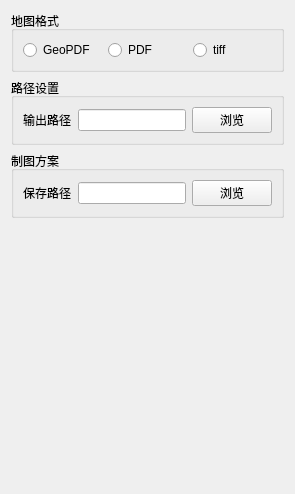
        <widget class="QWidget" name="tab_OutputPath">
         <attribute name="title">
          <string>输出</string>
         </attribute>
         <layout class="QGridLayout" name="gridLayout_28">
          <item row="0" column="0">
           <widget class="QGroupBox" name="groupBox_19">
            <property name="title">
             <string>地图格式</string>
            </property>
            <layout class="QGridLayout" name="gridLayout_39">
             <item row="0" column="0">
              <widget class="QRadioButton" name="radioButton_GeoPDF">
               <property name="text">
                <string>GeoPDF</string>
               </property>
              </widget>
             </item>
             <item row="0" column="1">
              <widget class="QRadioButton" name="radioButton_PDF">
               <property name="text">
                <string>PDF</string>
               </property>
              </widget>
             </item>
             <item row="0" column="2">
              <widget class="QRadioButton" name="radioButton_tiff">
               <property name="text">
                <string>tiff</string>
               </property>
              </widget>
             </item>
            </layout>
           </widget>
          </item>
          <item row="1" column="0">
           <widget class="QGroupBox" name="groupBox_18">
            <property name="title">
             <string>路径设置</string>
            </property>
            <layout class="QGridLayout" name="gridLayout_40">
             <item row="0" column="0">
              <widget class="QLabel" name="label_OutputDataPath">
               <property name="text">
                <string>输出路径</string>
               </property>
              </widget>
             </item>
             <item row="0" column="1">
              <widget class="QLineEdit" name="lineEdit_OutputDataPath"/>
             </item>
             <item row="0" column="2">
              <widget class="QPushButton" name="pushButton_Save">
               <property name="toolTip">
                <string>设置输出数据路径</string>
               </property>
               <property name="text">
                <string>浏览</string>
               </property>
              </widget>
             </item>
            </layout>
           </widget>
          </item>
          <item row="2" column="0">
           <widget class="QGroupBox" name="groupBox_21">
            <property name="title">
             <string>制图方案</string>
            </property>
            <layout class="QGridLayout" name="gridLayout_41">
             <item row="0" column="0">
              <widget class="QLabel" name="label_OutputMappingSchemaPath">
               <property name="text">
                <string>保存路径</string>
               </property>
              </widget>
             </item>
             <item row="0" column="1">
              <widget class="QLineEdit" name="lineEdit_OutputMappingSchemaPath"/>
             </item>
             <item row="0" column="2">
              <widget class="QPushButton" name="pushButton_SaveMappingSchema">
               <property name="toolTip">
                <string>设置输出数据路径</string>
               </property>
               <property name="text">
                <string>浏览</string>
               </property>
              </widget>
             </item>
            </layout>
           </widget>
          </item>
          <item row="3" column="0">
           <spacer name="verticalSpacer_14">
            <property name="orientation">
             <enum>Qt::Vertical</enum>
            </property>
            <property name="sizeHint" stdset="0">
             <size>
              <width>20</width>
              <height>265</height>
             </size>
            </property>
           </spacer>
          </item>
         </layout>
        </widget>
